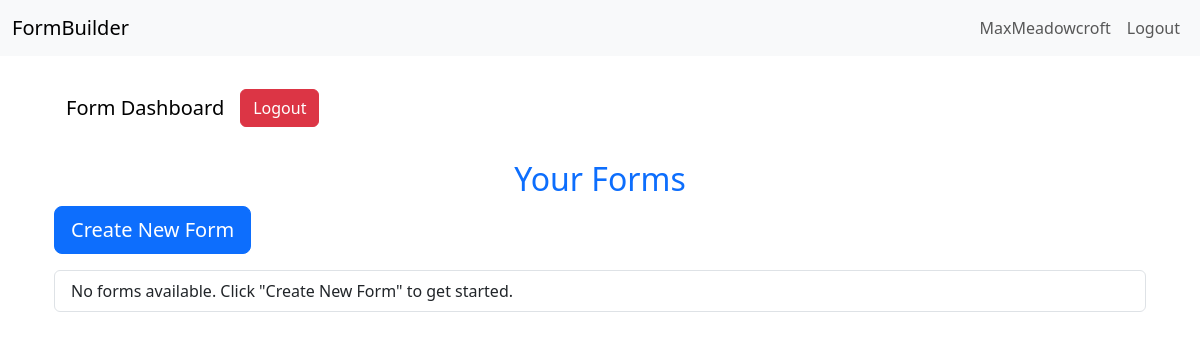
Before: /app/ (signed in) with the older database file.
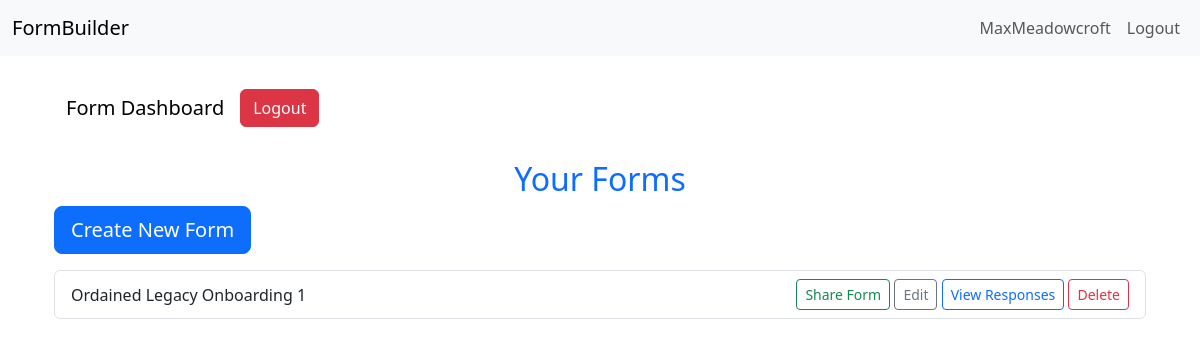
After: the same page with the newer database file.
### builder/models.py (models this page shows, shortened)
class Form(models.Model):
    title = models.CharField(max_length=255)
    description = models.TextField(blank=True, null=True)
    creator = models.ForeignKey(User, on_delete=models.CASCADE)
    created_at = models.DateTimeField(auto_now_add=True)
    form_hash = models.CharField(max_length=16, unique=True, blank=True, null=True)
    def get_absolute_url(self):
        return f"/app/form/{self.form_hash}/fill/"

### builder/views.py (the view)
# urls.py: path('', views.dashboard_view, name='dashboard'),
@login_required
def dashboard_view(request):
    forms = Form.objects.filter(creator=request.user)
    return render(request, 'builder/dashboard.html', {'forms': forms})

### builder/templates/builder/dashboard.html (shortened to what this page needs)
{% extends "base.html" %}
{% block content %}
<div class="container mt-4">
    <nav class="navbar navbar-expand-lg navbar-light">
        <div class="container-fluid">
            <a class="navbar-brand" href="#">Form Dashboard</a>
            <form method="POST" action="{% url 'logout' %}" class="d-flex ms-auto btn btn-danger">
                <button type="submit" class="btn btn-link nav-link" style="cursor: pointer;">Logout</button>
            </form>
        </div>
    </nav>
    <h2 class="text-center text-primary mt-4">Your Forms</h2>
    <a href="{% url 'create_form' %}" class="btn btn-lg btn-primary mb-3">Create New Form</a>
    <ul class="list-group">
        {% for form in forms %}
        <li class="list-group-item d-flex justify-content-between align-items-center">
            {{ form.title }}
            <div>
                <a href="{{ form.get_absolute_url }}" class="btn btn-sm btn-outline-success" target="_blank">Share Form</a>
                <a href="{% url 'edit_form' form.form_hash %}" class="btn btn-outline-secondary btn-sm">Edit</a>
                <a href="{% url 'view_responses' form.form_hash %}" class="btn btn-outline-primary btn-sm">View Responses</a>
                <button type="button" class="btn btn-sm btn-outline-danger" data-bs-toggle="modal" data-bs-target="#deleteFormModal{{ form.id }}">Delete</button>
            </div>
        </li>
        {% empty %}
        <li class="list-group-item">No forms available. Click "Create New Form" to get started.</li>
        {% endfor %}
    </ul>
</div>
{% endblock %}

Changed rows visible on the page:
added Form: title "Ordained Legacy Onboarding 1"
Other visible differences:
text no longer shown: "No forms available. Click \"Create New Form\" to get started."
